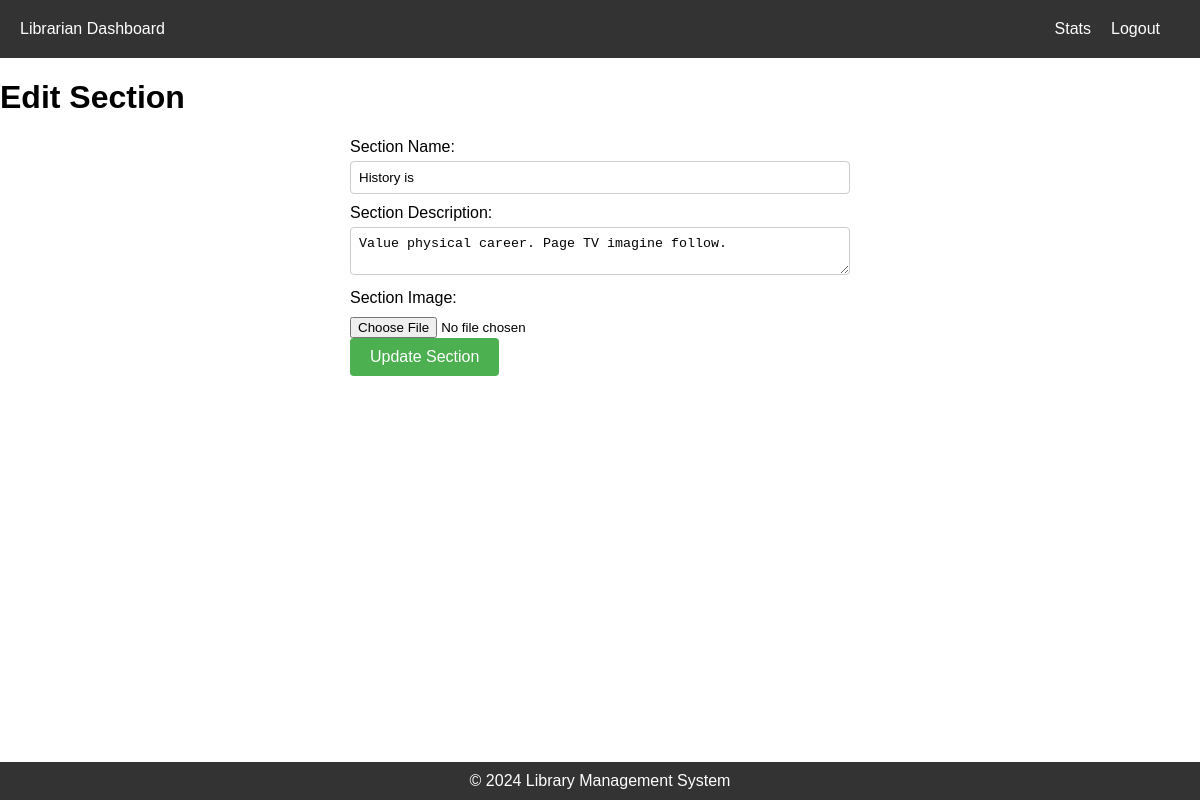
Page /edit_section/7 on the committed database.
### application/models.py (models this page shows, shortened)
class Section(db.Model):
    id = db.Column(db.Integer, primary_key=True)
    name = db.Column(db.String(100), nullable=False, unique=True)
    description = db.Column(db.Text, nullable=True)
    image = db.Column(db.String(255), nullable=True)  # Image URL or file path
    date_added = db.Column(db.DateTime, nullable=False, default=db.func.current_timestamp())
    books = relationship('Book', back_populates='section')

### application/routes.py (the view, shortened to what this page needs)
@app.route('/edit_section/<int:section_id>', methods=['GET', 'POST'])
def edit_section(section_id):
    section = Section.query.get_or_404(section_id)
    ALLOWED_EXTENSIONS = {'png', 'jpg', 'jpeg', 'gif'}
    UPLOAD_FOLDER = 'assets'
    app.config['UPLOAD_FOLDER'] = UPLOAD_FOLDER
    return render_template('librarian/section/edit_section.html', section=section)

### templates/librarian/section/edit_section.html (shortened to what this page needs)
<!DOCTYPE html>
<html lang="en">
<head>
  <link rel="stylesheet" href="{{ url_for('static', filename='librarian_nav.css') }}">
  <link rel="stylesheet" href="{{ url_for('static', filename='edit_section.css') }}">
  <link rel="stylesheet" href="{{ url_for('static', filename='footer.css') }}">
</head>
<body>
  <header>
    <nav>
      <ul>
        <li><a href="{{ url_for('librarian_dashboard') }}">Librarian Dashboard</a></li>
        <li class="navbar-right"><a href="{{ url_for('logout') }}">Logout</a></li>
        <li class="navbar-right"><a href="{{ url_for('librarian_statistics') }}">Stats</a></li>
      </ul>
    </nav>
  </header>
  <h1>Edit Section</h1>
  <form action="{{ url_for('edit_section', section_id=section.id) }}" method="post" enctype="multipart/form-data">
    <label for="section_name">Section Name:</label>
    <input type="text" name="section_name" id="section_name" value="{{ section.name }}" required><br>
    <label for="section_description">Section Description:</label>
    <textarea name="section_description" id="section_description">{{ section.description }}</textarea><br>
    <label for="section_image">Section Image:</label>
    <input type="file" name="section_image" id="section_image"><br>
    <button type="submit">Update Section</button>
  </form>
</body>
<footer>
    <p>&copy; 2024 Library Management System</p>
</footer>
</html>

### static/librarian_nav.css (style rules this page uses)
header { background-color: #333; color: #fff; padding: 20px; }
nav ul { list-style-type: none; margin: 0; padding: 0; }
nav ul li { display: inline; margin-right: 20px; }
nav ul li a { color: #fff; text-decoration: none; }
.navbar-right { float: right; }

### static/edit_section.css (style rules this page uses)
body { font-family: Arial, sans-serif; margin: 0; padding: 0; }
form { max-width: 500px; margin: 0 auto; }
form label { display: block; margin-bottom: 5px; }
form input[type="text"], form textarea { width: 100%; padding: 8px; margin-bottom: 10px; border: 1px solid #ccc; border-radius: 4px; box-sizing: border-box; }
form input[type="file"] { margin-top: 5px; }
form button[type="submit"] { background-color: #4CAF50; color: white; padding: 10px 20px; border: none; border-radius: 4px; cursor: pointer; font-size: 16px; }

### static/footer.css (style rules this page uses)
footer { background-color: #333; color: #fff; text-align: center; padding: 10px 0; position: fixed; bottom: 0; width: 100%; }
footer p { margin: 0; }

### rows in the picture
Section: section_name "History is", section_description "Value physical career. Page TV imagine follow."
